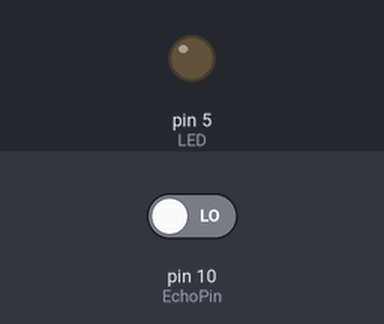
The sketch below on a simulated Arduino Uno, built with avr-gcc and run on an emulated ATmega328P. Parts: output pins drawn as LEDs (lit = HIGH). The inputs (shaded band) are chosen by the test bench; at power-on: pin 10 (EchoPin) LOW.

Above: at 0.1 s.
At 1.1 s:
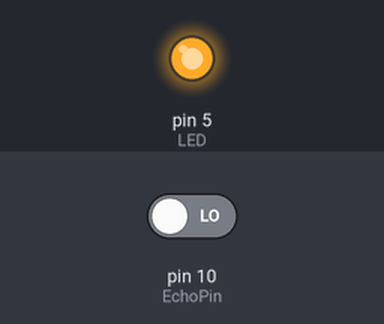
Timing chart, 0 to 2.6 s (numbered marks = the images above):
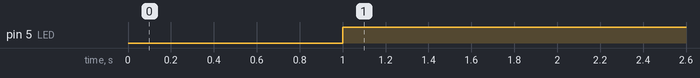

Measured:
- by itself, pin 5 (LED): LOW → HIGH at 1.0 s

The sketch:

Ultrasonic.ino
```cpp
//Deklarasi pin
const int TrigPin = 9;
const int EchoPin = 10;
const int LED = 5;


void setup() {
  // put your setup code here, to run once:
  pinMode(TrigPin, INPUT);
  pinMode(EchoPin, INPUT);
  pinMode(LED, OUTPUT);
  Serial.begins(9600);
}

void loop() {
  // put your main code here, to run repeatedly:
  long duration, distance;
  digitalWrite(TrigPin, LOW);
  delayMicroseconds(2);
  digitalWrite(TrigPin,HIGH);
  delayMicroseconds(10);
  digitalWrite(TrigPin,LOW);

  duration = pulseIn(EchoPin, HIGH);
  distance = (duration / 2) / 29.1;

  if(distance <= 20){
    digitalWrite(LED, HIGH);
  }
  else {
    digitalWrite(LED, LOW);
  }
  Serial.print("Distance: ");
  Serial.print(distance);
  Serial.println(" cm");

  delay(500);
}
```
